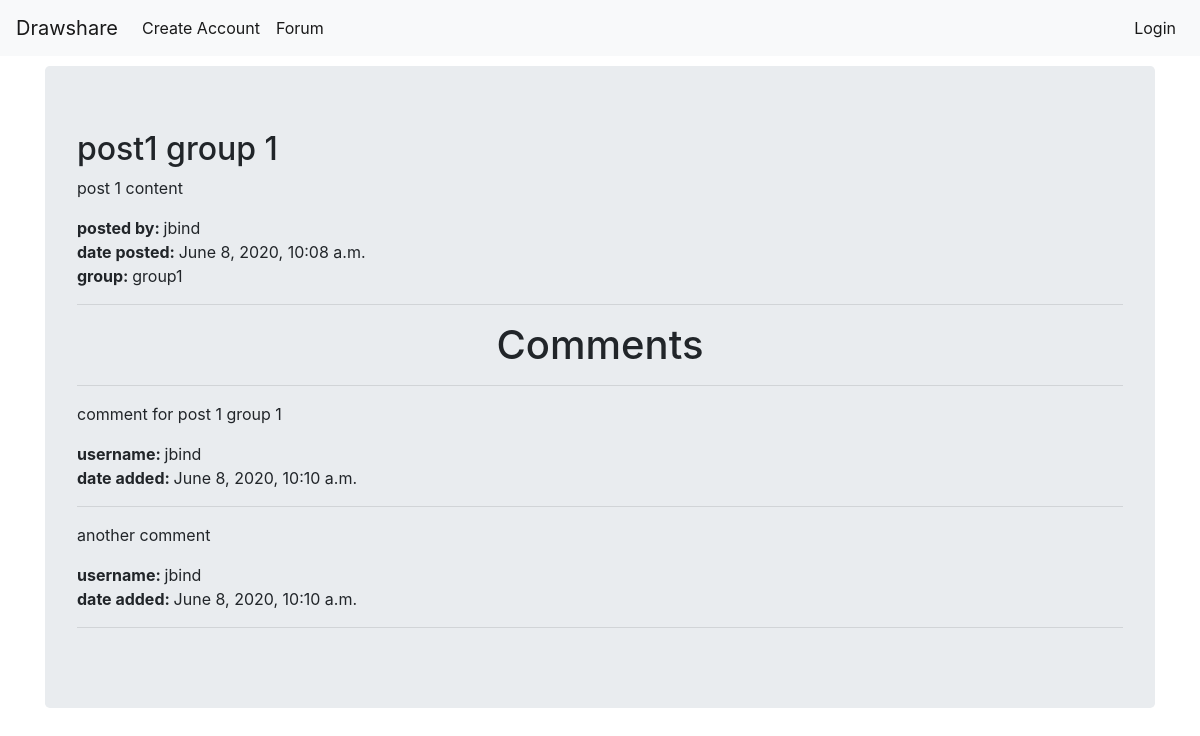
The page /drawapp/comments/1/ on the database as committed earlier.
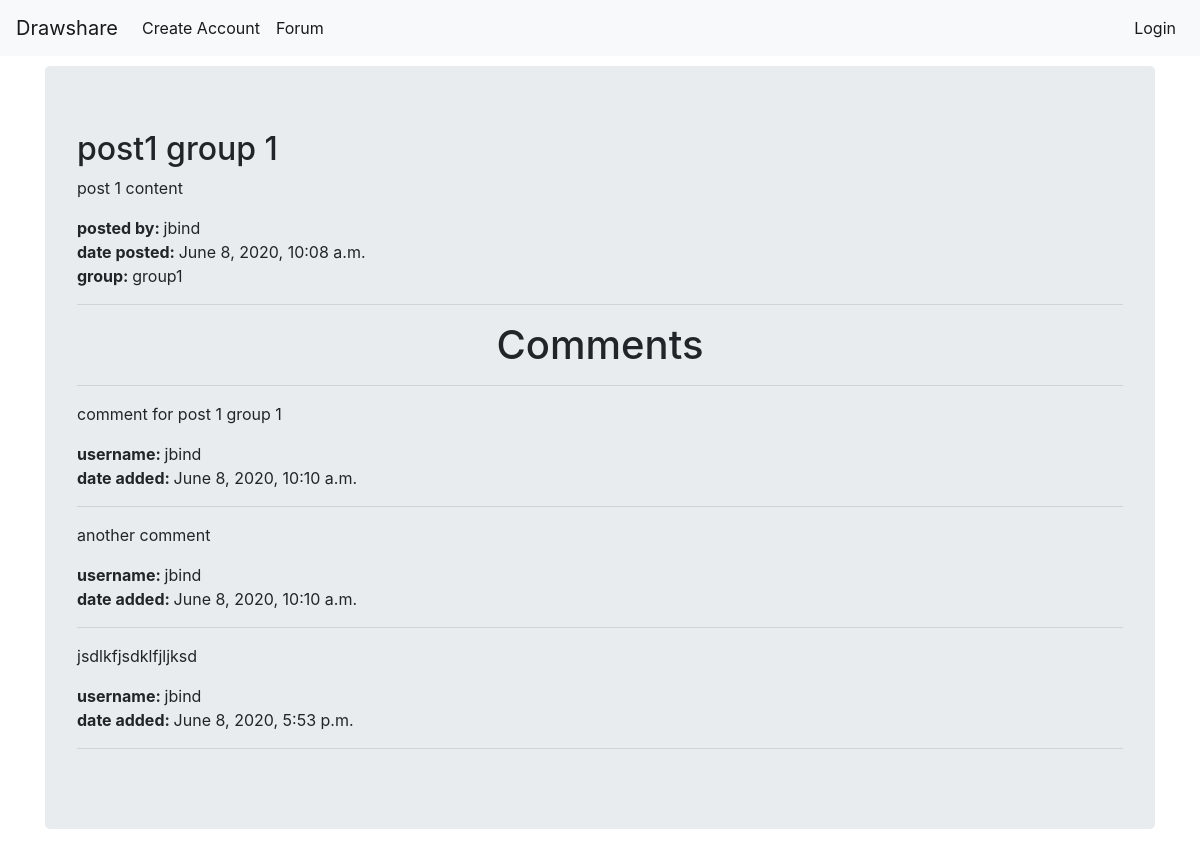
The same page on the database as committed later.
### drawapp/models.py (models this page shows, shortened)
class Comment(models.Model):
    user = models.ForeignKey(User, on_delete=models.CASCADE, default=1)
    post = models.ForeignKey(Post, on_delete=models.CASCADE)
    content = models.TextField(max_length=200)
    date_added = models.DateTimeField(auto_now_add=True)

### drawapp/views.py (the view)
# urls.py: path('comments/<pk>/', views.PostCommentList.as_view(), name='comments'),
class PostCommentList(ListView):
    model = Comment
    def get_queryset(self):
        self.post = get_object_or_404(Post, pk=self.kwargs['pk'])
        return Comment.objects.filter(post=self.post)
    def get_context_data(self, **kwargs):
        context = super().get_context_data(**kwargs)
        context['post'] = self.post
        return context

### drawapp/templates/drawapp/comment_list.html (shortened to what this page needs)
{% extends 'base/base.html' %}
{% block navbar %}
<h2>{{ post.title }}</h2>
<p>{{ post.content }}</p>
<p>
<strong>posted by: </strong> {{ post.user.username }} <br>
<strong>date posted: </strong> {{ post.date_added }} <br>
<strong>group: </strong> {{ post.group.name }}
</p>
<hr>
<h1 class="page_header">Comments</h1>
<hr>
{% if object_list %}
  {% for comment in object_list %}
    <p>{{ comment.content }}</p>
    <p>
      <strong>username: </strong>{{ comment.user.username }}<br>
      <strong>date added: </strong>{{ comment.date_added }}<br>
    </p>
<hr>
  {% endfor %}
{% else %}
<h2>No Comments Yet!</h2>
{% endif %}
{% endblock %}

Rows that differ between the two databases and show on the page:
added Comment: content "jsdlkfjsdklfjljksd", user.username "jbind", date_added "June 8, 2020, 5:53 p.m."
